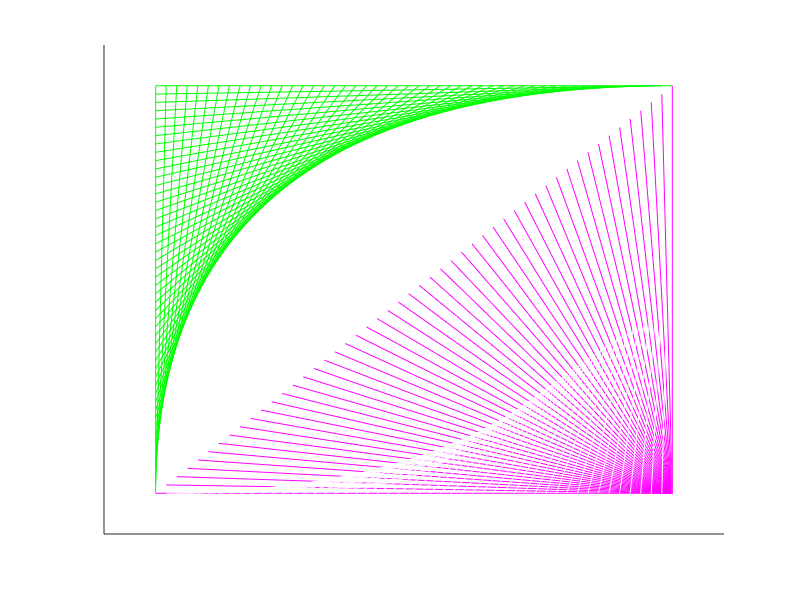

Reproduce this figure in MATLAB.
% This is the exercise for '1. Lines'

% CONSTANTS
LINES = 50;
SQUARE_SIZE = 1;

% Plotting
figure(1), clf
hold on

y = linspace(0,SQUARE_SIZE,LINES);
x = linspace(0,SQUARE_SIZE,LINES);

for i=1:LINES
    plot([0 y(i)], [x(i) SQUARE_SIZE], 'g')
    plot([y(i) SQUARE_SIZE], [0 x(i)], 'w')
    plot([y(i) SQUARE_SIZE], [x(i) 0], 'm')
end

set(gca, 'Color', 'k', 'YTick', [], 'XTick', [], ...
    'YLim', [0 - .1*SQUARE_SIZE, SQUARE_SIZE + .1*SQUARE_SIZE], ...
    'XLim', [0 - .1*SQUARE_SIZE, SQUARE_SIZE + .1*SQUARE_SIZE])
